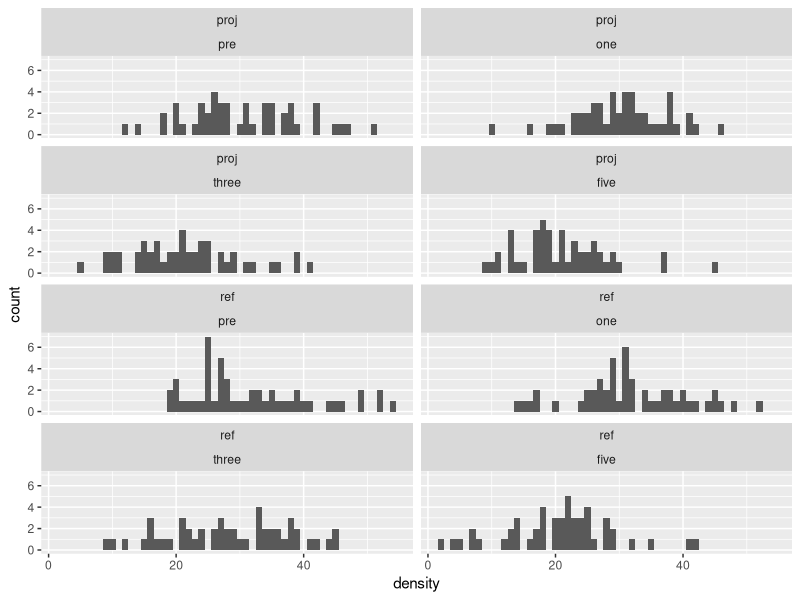
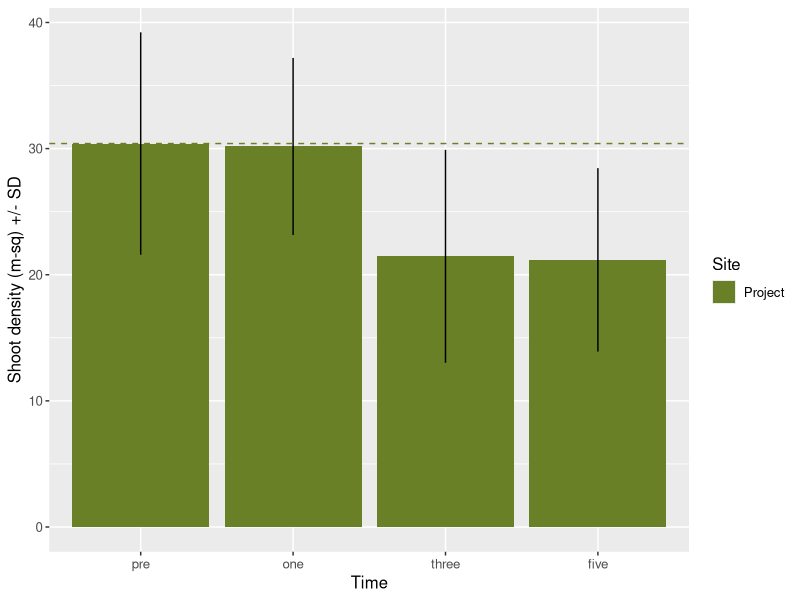
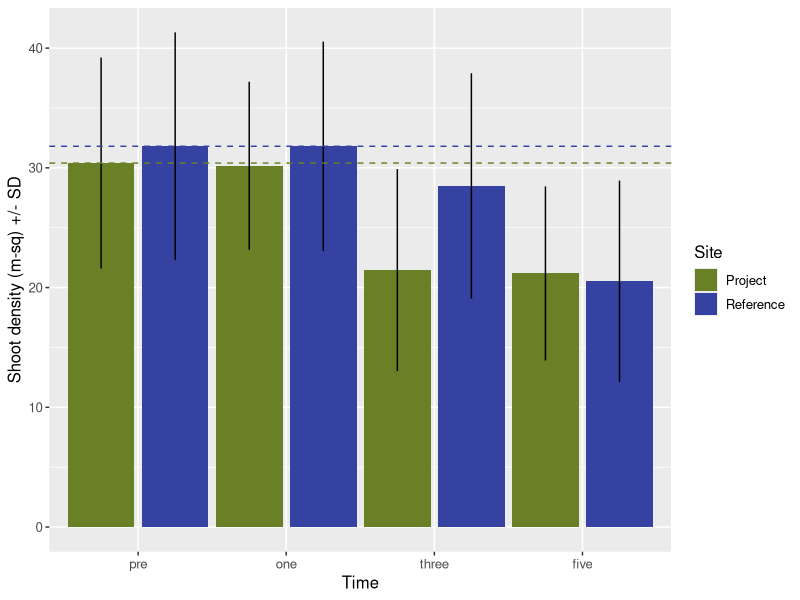

Write R code to recreate these figures, in order. (Note: this script raises an error after producing the figures.)
## ---- chunk 1
library(tidyverse)
library(pwr)
library(emmeans)
## ---- chunk 2
set.seed(123)

# Define sample sizes for pre and post-treatment groups
N_proj <- 48
N_ref <- 50

# means
proj_pre_mean <- 30.2
proj_1_mean <- 29.2
proj_3_mean <- 22.9 
proj_5_mean <- 20.8

ref_pre_mean <- 32.5
ref_1_mean <- 30.2
ref_3_mean <- 27.4
ref_5_mean <- 21.3

# sd
proj_pre_sd <- 9.39
proj_1_sd <- 8.38
proj_3_sd <- 8.48 
proj_5_sd <- 7.54

ref_pre_sd <- 10.0
ref_1_sd <- 9.39
ref_3_sd <- 8.75
ref_5_sd <- 7.98

# generate data
proj.pre.dat <- rnorm(N_proj, mean = proj_pre_mean, sd = proj_pre_sd)
proj.1.dat <- rnorm(N_proj, mean = proj_1_mean, sd = proj_1_sd)
proj.3.dat <- rnorm(N_proj, mean = proj_3_mean, sd = proj_3_sd)
proj.5.dat <- rnorm(N_proj, mean = proj_5_mean, sd = proj_5_sd)

ref.pre.dat <- rnorm(N_ref, mean = ref_pre_mean, sd = ref_pre_sd)
ref.1.dat <- rnorm(N_ref, mean = ref_1_mean, sd = ref_1_sd)
ref.3.dat <- rnorm(N_ref, mean = ref_3_mean, sd = ref_3_sd)
ref.5.dat <- rnorm(N_ref, mean = ref_5_mean, sd = ref_5_sd)

# Create a data frame
dat.sim <- data.frame(
  time = c(rep("pre", N_proj), rep("one", N_proj), rep("three", N_proj), rep("five", N_proj), rep("pre", N_ref), rep("one", N_ref), rep("three", N_ref), rep("five", N_ref)),
  site = c(rep("proj", N_proj * 4), rep("ref", N_ref * 4)),
  density = c(proj.pre.dat, proj.1.dat, proj.3.dat, proj.5.dat, ref.pre.dat, ref.1.dat, ref.3.dat, ref.5.dat)
)

dat.sim$time <- factor(dat.sim$time, levels = c("pre", "one", "three", "five"))
dat.sim$site <- factor(dat.sim$site, levels = c("proj", "ref"))

ggplot(dat.sim) +
  geom_histogram(aes(density), binwidth = 1) +
  facet_wrap(~site + time, nrow = 4, ncol = 2)

dat.sim.sum <- dat.sim %>% 
  group_by(time, site) %>% 
  summarise(mean = mean(density),
            sd = sd(density))

dat.sim.sum$time <- factor(dat.sim.sum$time, levels = c("pre", "one", "three", "five"))
dat.sim.sum$site <- factor(dat.sim.sum$site, levels = c("proj", "ref"))

pal <- c("#6A8026", "#3542A1")


ggplot(dat.sim.sum %>% 
         filter(site == "proj")) +
  geom_col(aes(x = time, y = mean, fill = site)) +
  geom_errorbar(aes(x = time, ymin = mean - sd, ymax = mean + sd, group = site), width = 0) +
  scale_fill_manual(values = pal, name = "Site", breaks = c("proj", "ref"), labels = c("Project", "Reference")) +
  geom_hline(aes(yintercept = 30.4), color = pal[1], linetype = "dashed") +
  xlab("Time") +
  ylab("Shoot density (m-sq) +/- SD") +
  theme(text = element_text(size = 12))

ggplot(dat.sim.sum) +
  geom_col(aes(x = time, y = mean, group = site, fill = site), position = position_dodge(1)) +
  geom_errorbar(aes(x = time, ymin = mean - sd, ymax = mean + sd, group = site), position = position_dodge(1), width = 0) +
  scale_fill_manual(values = pal, name = "Site", breaks = c("proj", "ref"), labels = c("Project", "Reference")) +
  geom_hline(aes(yintercept = 30.4), color = pal[1], linetype = "dashed") +
  geom_hline(aes(yintercept = 31.8), color = pal[2], linetype = "dashed") +
  xlab("Time") +
  ylab("Shoot density (m-sq) +/- SD") +
  theme(text = element_text(size = 12))
## ---- chunk 3
dat.sim.proj <- dat.sim %>% 
  filter(site == "proj")

dat.sim.proj %>% 
  group_by(time) %>% 
  summarize(mean = mean(density),
            sd = sd(density))

mod1 <- glm(density ~ site, data = dat.sim, family = Gamma(link = "log"))

summary(mod1)
anova(mod1)

emmeans(mod1, specs = "time")
## ---- chunk 4
dat.1 <- dat.sim %>% 
  filter(time %in% c("pre", "one")) %>% 
  filter(site %in% c("proj", "ref"))

mod2 <- glm(density ~ time / site, data = dat.1, family = Gamma(link = "log"))

summary(mod2)

dat.3 <- dat.sim %>% 
  filter(time %in% c("pre", "three")) %>% 
  filter(site %in% c("proj", "ref"))

mod3 <- glm(density ~ time / site, data = dat.3, family = Gamma(link = "log"))

summary(mod3)


## ---- chunk 5
# Known parameters
mean_pre <- 30
alpha <- 0.1      # Significance level
beta <- 0.9       # Desired power
sd_pre <- 10
delta <- (0.2 * mean_pre)  # Minimum detectable effect size (20% change)

# Calculate critical values
z_alpha_over_2 <- qnorm(1 - alpha/2)
z_beta <- abs(qnorm(1 - beta))

# Calculate sample size per group
sample_size <- ((2 * (z_alpha_over_2 + z_beta)^2 * sd_pre^2) / delta^2)
## ---- chunk 6
dat.test <- data.frame(
  dist = c(46, 38, 34, 37, 60, 64, 59)
)

dat.test$prop <- dat.test$dist / sum(dat.test$dist)

dat.test$quad <- round(dat.test$prop * 48, 0)
